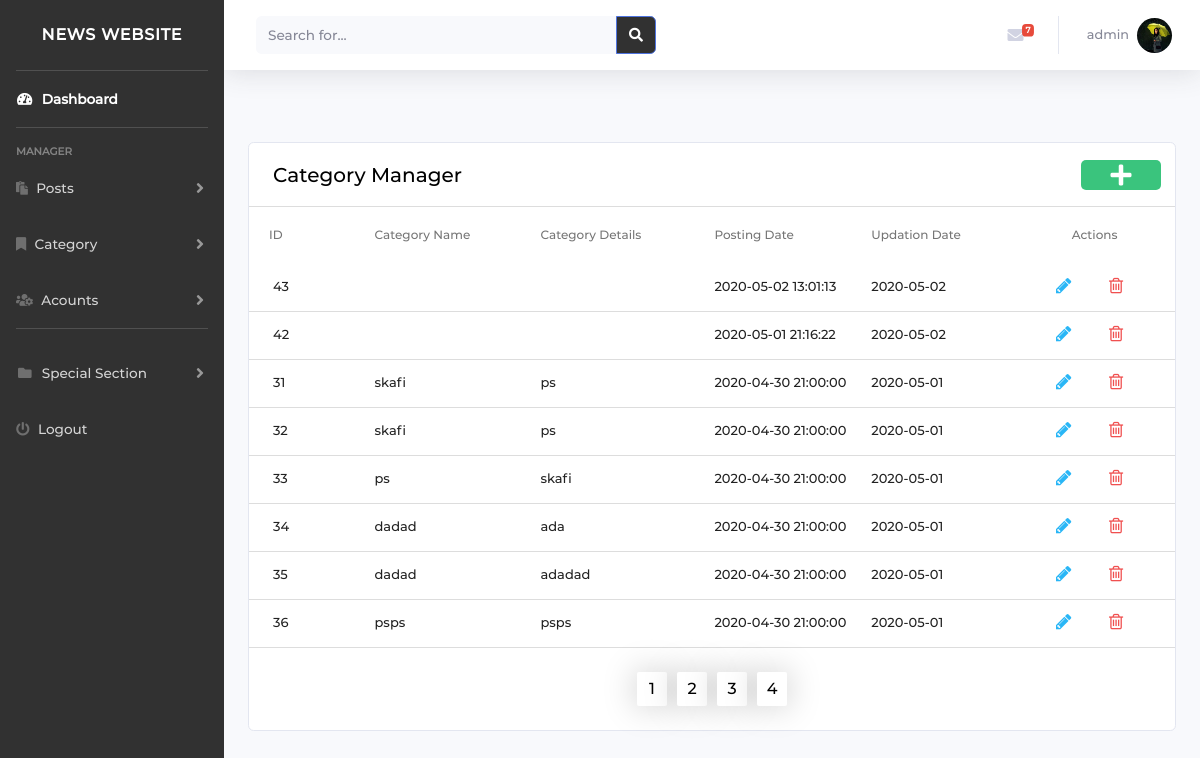
The app's page /admin/category_manager.php (signed in), older data.
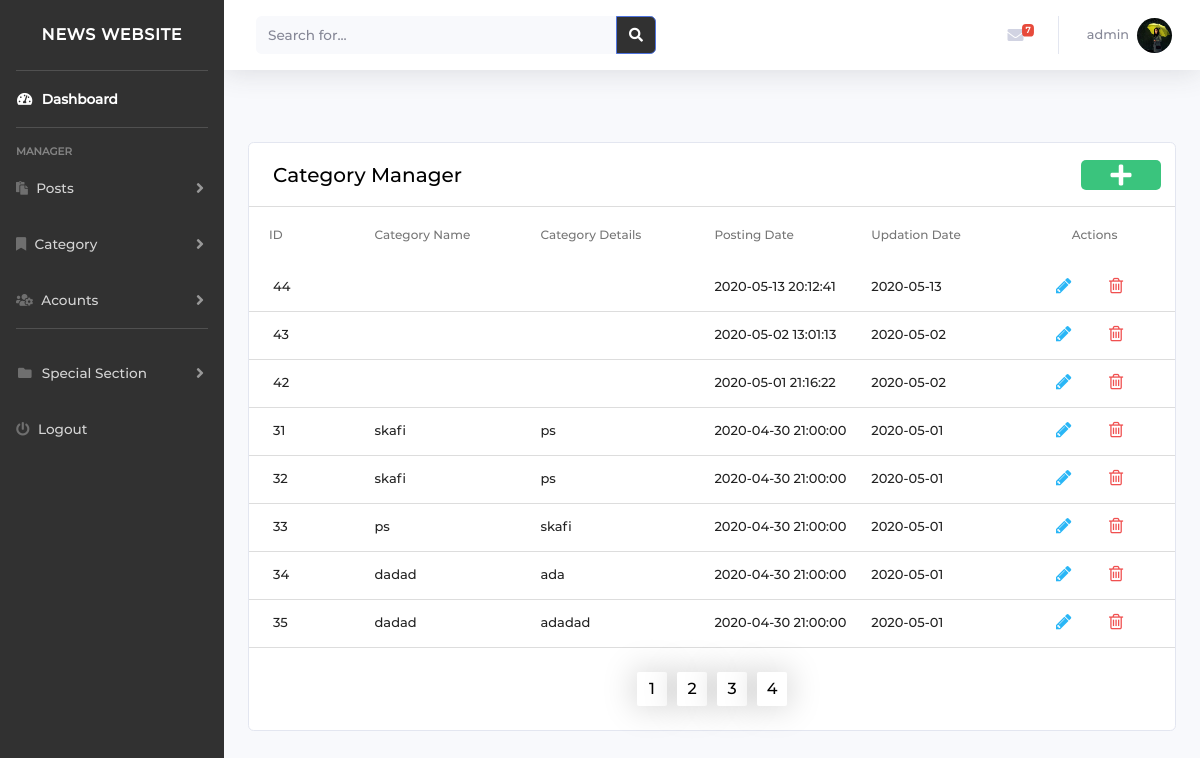
The same page, newer data.
### tables this page shows
CREATE TABLE `tblcategory` (
  `id` int(11) NOT NULL,
  `CategoryName` varchar(200) DEFAULT NULL,
  `Description` mediumtext DEFAULT NULL,
  `PostingDate` timestamp NULL DEFAULT current_timestamp(),
  `UpdationDate` date DEFAULT NULL,
  `Is_Active` int(1) DEFAULT NULL
);

### admin/config/permissions.php (called while the page is built, shortened)
<?php
$permissions = [
    "dashboard.php" => ['admin', 'author'],
    "post_manager.php" => ['admin', 'author'],
    "change_image.php" => ['admin', 'author'],
    "add_post.php" => ['admin', 'author'],
    "edit_post.php" => ['admin', 'author'],
    "category_manager.php" => ['admin', 'author'],
    "edit_category.php" => ['admin', 'author'],
    "add_category.php" => ['admin'],
    "approved_post.php"=>['admin'],
    "manage_accounts.php" =>['admin'],
    "accounts_logic.php"=>['admin'],
    "add_users.php"=>['admin'],
    "account_activat.php"=>['admin'],
    "activat.php"=>['admin'],
    "navbar.php" =>['admin'],
    "top.php" =>['admin'],
    "footer.php" =>['admin'],
    "bracking_news.php" =>['admin'],
    "add_brackingnews.php" =>['admin']
];
function checkPermision($pageName, $role)
{
    global $permissions;
    $roles = $permissions[$pageName];
    for ($i = 0; $i < count($roles); $i++) {
        if ($role == $roles[$i])
            return true;
    }
    return false;
}

### admin/config/dbcon.php (called while the page is built, shortened)
<?php
require("connection.php");
$dbhost = "localhost";
 $dbuser = "Skafi";
 $dbpass = "mahmoudskafi00";
 $db = "news_db";
$conDb = new connection($dbhost,$dbuser ,$dbpass,$db);

### admin/config/connection.php (called while the page is built, shortened)
<?php
class connection
{
    function doSelectQuery($con, $sql)
    {
        $status = false;
        $data = array();
        $result = mysqli_query($con, $sql);
        $i = 0;
        $rows = mysqli_num_rows($result);
        while ($row = mysqli_fetch_array($result, MYSQLI_ASSOC)) {
            $data[$i] = $row;
            $status = true;
            $i += 1;
        }
        return ['status' => $status, 'data' => $data, 'rows' => $rows];
    }
}

### admin/category_manager.php (the view, shortened to what the changed rows need)
<?php
include('./config/dbcon.php');
include('./config/permissions.php');
$pagename = basename($_SERVER['PHP_SELF']);
$role = $_SESSION['roles'];
if (checkPermision($pagename, $role)) {
    if (!isset($_SESSION['username'])) {
        header('location: ../login.php');
    } else {
        $sql = $conDb->doSelectQuery($conn, "SELECT * FROM tblcategory WHERE Is_Active=1");
        $res_per_page = 8;
        $number_of_res = $sql['rows'];
        $number_of_pages = ceil($number_of_res / $res_per_page);
        if (!isset($_GET['page'])) {
            $page = 1;
        } else {
            $page = $_GET['page'];
        }
        $this_page_first_res = ($page - 1) * $res_per_page;
        $sql = $conDb->doSelectQuery($conn, "SELECT id, CategoryName, Description, PostingDate, UpdationDate, Is_Active
                                            FROM tblcategory
                                            WHERE Is_Active=1
                                            ORDER BY PostingDate DESC
                                            LIMIT " . $this_page_first_res . ',' . $res_per_page);
        if ($sql['status'] == 1) {
?>
            <!DOCTYPE html>
            <html lang="en">
            <head>
                <?php require './include/links.php' ?>
            </head>
            <body>
                <?php require './include/navbar.php' ?>
                <?php
                $pageurl = $_GET['page'];
                ?>
                <br>
                <br>
                <div class="container">
                    <div class="row">
                        <div id="admin" class="col s12">
                            <div class="card material-table">
                                <table id="datatable">
                                    <thead class="head-tr-costom">
                                        <tr>
                                            <th style="padding-right: 40px !important;">ID</th>
                                            <th>Category Name</th>
                                            <th>Category Details</th>
                                            <th>Posting Date</th>
                                            <th>Updation Date</th>
                                            <th style="display: flex;align-items: center;justify-content: center;">Actions</th>
                                        </tr>
                                    </thead class="table-body">
                                    <?php
                                    if ($sql['rows'] > 0) {
                                        foreach ($sql['data'] as $row) {
                                    ?>
                                            <tr id="<?php echo $row['id']; ?>">
                                                <td>
                                                    <?php echo $row['id']; ?>
                                                </td>
                                                <td data-target="catname">
                                                    <?php echo $row['CategoryName']; ?>
                                                </td>
                                                <td data-target="catdes">
                                                    <?php echo $row['Description']; ?>
                                                </td>
                                                <td data-target="catactive">
                                                    <?php echo $row['PostingDate']; ?>
                                                </td>
                                                <td data-target="catdate">
                                                    <?php echo $row['UpdationDate']; ?>
                                                </td>
                                                <td class="td-custom">
                                                    <div>
                                                        <a href="#" data-role="editcat" data-id=<?php echo $row['id'] ?>>
                                                            <i class="fa fa-pencil" style="color: #29b6f6;"></i>
                                                        </a>
                                                        <a href="#" data-role="deletecat" data-id=<?php echo $row['id'] ?>>
                                                            <i class="fa fa-trash-o" style="color: #f05050"></i>
                                                        </a>
                                                    </div>
                                                </td>
                                            </tr>
                                <?php
                                        }
                                    } else {
                                        echo "NO DATA";
                                    }
                                }
                                ?>
                                </table>
                                <br>
                                <div class="numbers_of_pages" id="myDIV" style="display:flex; justify-content: center;">
                                    <?php
                                    for ($page = 1; $page <= $number_of_pages; $page++) {
                                        if ($page == $pageurl) {
                                            echo '<a  class="thisA active" href="category_manager.php?page=' . $page . '"> ' . $page . '  </a> ';
                                        } else
                                            echo '<a  class="thisA " href="category_manager.php?page=' . $page . '"> ' . $page . '  </a> ';
                                    }
                                    ?>
                                </div>
                                <br>
                            </div>
                        </div>
                    </div>
                </div>
                <br>
                <br>
                </div>
            <?php
        }
            ?>
        <?php
    } else {
        header('location: ../login.php');
    }
        ?>

Row changes from the older to the newer data that the page shows:
no longer on this page (row unchanged): tblcategory: id "36", CategoryName "psps", Description "psps", PostingDate "2020-04-30 21:00:00", UpdationDate "2020-05-01"
added tblcategory: id "44", PostingDate "2020-05-13 20:12:41", UpdationDate "2020-05-13"
